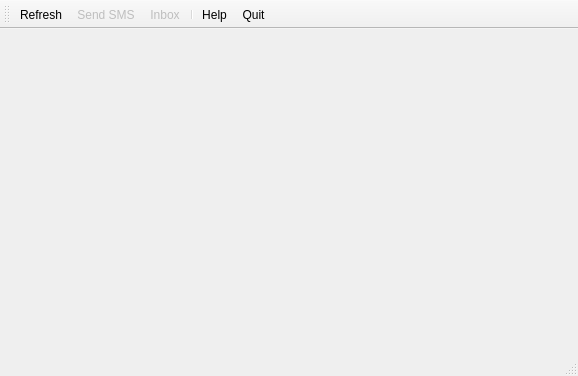
<?xml version="1.0" encoding="UTF-8"?>
<ui version="4.0">
 <class>SMS</class>
 <widget class="QMainWindow" name="SMS">
  <property name="geometry">
   <rect>
    <x>0</x>
    <y>0</y>
    <width>578</width>
    <height>376</height>
   </rect>
  </property>
  <property name="minimumSize">
   <size>
    <width>383</width>
    <height>247</height>
   </size>
  </property>
  <property name="windowTitle">
   <string>SMS Service</string>
  </property>
  <property name="windowIcon">
   <iconset resource="resources.qrc">
    <normaloff>:/images/icon.svg</normaloff>:/images/icon.svg</iconset>
  </property>
  <property name="iconSize">
   <size>
    <width>32</width>
    <height>32</height>
   </size>
  </property>
  <property name="toolButtonStyle">
   <enum>Qt::ToolButtonTextBesideIcon</enum>
  </property>
  <widget class="QWidget" name="centralwidget">
   <layout class="QHBoxLayout" name="horizontalLayout">
    <item>
     <widget class="QScrollArea" name="scrollArea">
      <property name="frameShape">
       <enum>QFrame::NoFrame</enum>
      </property>
      <property name="frameShadow">
       <enum>QFrame::Sunken</enum>
      </property>
      <property name="widgetResizable">
       <bool>true</bool>
      </property>
      <widget class="QWidget" name="scrollAreaWidgetContents">
       <property name="geometry">
        <rect>
         <x>0</x>
         <y>0</y>
         <width>570</width>
         <height>309</height>
        </rect>
       </property>
       <widget class="QWidget" name="widget" native="true">
        <property name="geometry">
         <rect>
          <x>50</x>
          <y>40</y>
          <width>120</width>
          <height>80</height>
         </rect>
        </property>
       </widget>
      </widget>
     </widget>
    </item>
   </layout>
  </widget>
  <widget class="QStatusBar" name="statusbar"/>
  <widget class="QToolBar" name="toolBar">
   <property name="windowTitle">
    <string>toolBar</string>
   </property>
   <attribute name="toolBarArea">
    <enum>TopToolBarArea</enum>
   </attribute>
   <attribute name="toolBarBreak">
    <bool>false</bool>
   </attribute>
   <addaction name="actionRefresh"/>
   <addaction name="actionSend"/>
   <addaction name="actionInbox"/>
   <addaction name="separator"/>
   <addaction name="actionHelp"/>
   <addaction name="actionQuit"/>
  </widget>
  <action name="actionRefresh">
   <property name="icon">
    <iconset>
     <normalon>:/images/refresh.svg</normalon>
    </iconset>
   </property>
   <property name="text">
    <string>Refresh</string>
   </property>
   <property name="toolTip">
    <string>Look up for available devices</string>
   </property>
   <property name="shortcut">
    <string>Ctrl+Shift+R</string>
   </property>
  </action>
  <action name="actionHelp">
   <property name="icon">
    <iconset resource="resources.qrc">
     <normaloff>:/images/help.svg</normaloff>:/images/help.svg</iconset>
   </property>
   <property name="text">
    <string>Help</string>
   </property>
   <property name="toolTip">
    <string>Show help</string>
   </property>
   <property name="shortcut">
    <string>Ctrl+Shift+H</string>
   </property>
  </action>
  <action name="actionSend">
   <property name="enabled">
    <bool>false</bool>
   </property>
   <property name="icon">
    <iconset resource="resources.qrc">
     <normaloff>:/images/send-sms.svg</normaloff>:/images/send-sms.svg</iconset>
   </property>
   <property name="text">
    <string>Send SMS</string>
   </property>
   <property name="toolTip">
    <string>Send a SMS message</string>
   </property>
   <property name="shortcut">
    <string>Ctrl+Shift+S</string>
   </property>
  </action>
  <action name="actionQuit">
   <property name="icon">
    <iconset resource="resources.qrc">
     <normaloff>:/images/exit.svg</normaloff>:/images/exit.svg</iconset>
   </property>
   <property name="text">
    <string>Quit</string>
   </property>
   <property name="toolTip">
    <string>Exit application</string>
   </property>
   <property name="shortcut">
    <string>Ctrl+Q</string>
   </property>
  </action>
  <action name="actionInbox">
   <property name="enabled">
    <bool>false</bool>
   </property>
   <property name="icon">
    <iconset resource="resources.qrc">
     <normaloff>:/images/inbox.svg</normaloff>:/images/inbox.svg</iconset>
   </property>
   <property name="text">
    <string>Inbox</string>
   </property>
   <property name="toolTip">
    <string>View SMS messages</string>
   </property>
   <property name="shortcut">
    <string>Ctrl+Shift+I</string>
   </property>
  </action>
 </widget>
 <resources>
  <include location="resources.qrc"/>
 </resources>
 <connections>
  <connection>
   <sender>actionQuit</sender>
   <signal>triggered()</signal>
   <receiver>SMS</receiver>
   <slot>close()</slot>
   <hints>
    <hint type="sourcelabel">
     <x>-1</x>
     <y>-1</y>
    </hint>
    <hint type="destinationlabel">
     <x>268</x>
     <y>186</y>
    </hint>
   </hints>
  </connection>
 </connections>
</ui>
